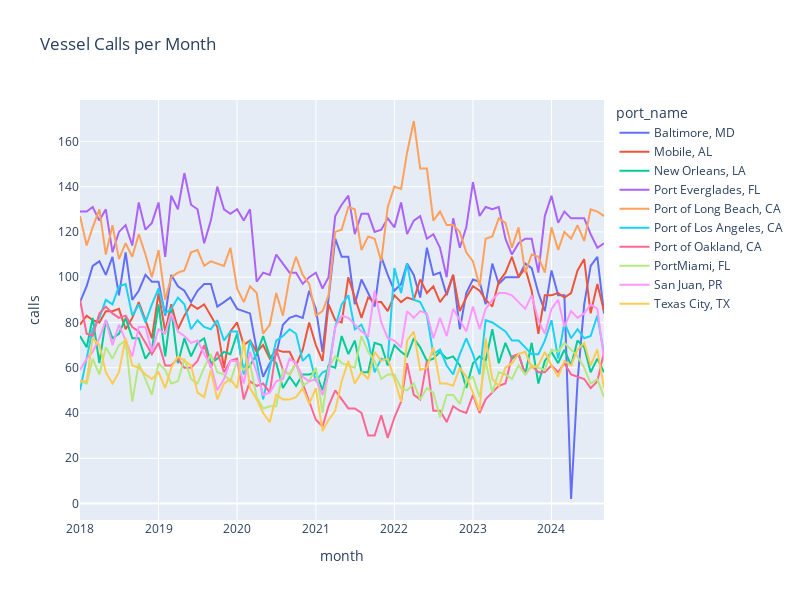

The code cell stored with this chart in its notebook:
### Code cell
#limit to top 10 ports - NOTE incorporate into function
top_ports = (
    port_time_stats()
    .group_by('port_name')
    .agg(pl.sum('calls'))
    .sort('calls', descending=True)
    .limit(10)
    .select('port_name')
    .to_series()
)

plot_line(
    df=port_time_stats().filter(pl.col('port_name').is_in(top_ports)), x_col='month', y_col='calls',
    color_col='port_name', hover_name='port_name',
    title='Vessel Calls per Month',
)
